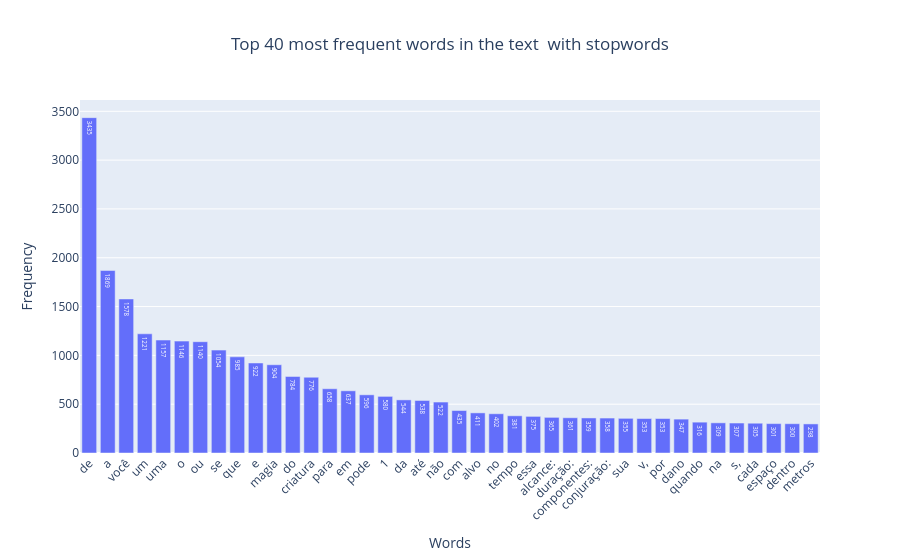

This figure's notebook cell:
### Code cell
def plot_histogram_word(text_list, n_most_common=30, sufix=""):
    words = [word for txt in text_list for word in txt.split()]

    word_counts = Counter(words)

    top_words = dict(word_counts.most_common(n_most_common))

    fig = go.Figure(
        [
            go.Bar(
                x=list(top_words.keys()),
                y=list(top_words.values()),
                text=list(top_words.values()),
                textposition="auto",
            )
        ]
    )
    fig.update_layout(
        title_text=f"Top {n_most_common} most frequent words in the text {sufix}",
        title_x=0.5,
        xaxis_title="Words",
        yaxis_title="Frequency",
        xaxis_tickangle=-45,
    )
    fig.show()

plot_histogram_word(test_cleaned, 40, " with stopwords ")

### Figure 1 — Plotly figure (JSON) as saved in the notebook; plotly's stock layout.template omitted (floating-point values rounded to 4 significant figures)
{"data": [{"text": ["3435", "1869", "1578", "1221", "1157", "1146", "1140", "1054", "985", "922", "904", "784", "776", "658", "637", "596", "580", "544", "538", "522", "435", "411", "402", "381", "375", "365", "361", "359", "358", "355", "353", "353", "347", "316", "309", "307", "305", "301", "300", "298"], "textposition": "auto", "type": "bar", "x": ["de", "a", "você", "um", "uma", "o", "ou", "se", "que", "e", "magia", "do", "criatura", "para", "em", "pode", "1", "da", "até", "não", "com", "alvo", "no", "tempo", "essa", "alcance:", "duração:", "componentes:", "conjuração:", "sua", "v,", "por", "dano", "quando", "na", "s,", "cada", "espaço", "dentro", "metros"], "y": [3435, 1869, 1578, 1221, 1157, 1146, 1140, 1054, 985, 922, 904, 784, 776, 658, 637, 596, 580, 544, 538, 522, 435, 411, 402, 381, 375, 365, 361, 359, 358, 355, 353, 353, 347, 316, 309, 307, 305, 301, 300, 298]}], "layout": {"title": {"text": "Top 40 most frequent words in the text  with stopwords ", "x": 0.5}, "xaxis": {"tickangle": -45, "title": {"text": "Words"}}, "yaxis": {"title": {"text": "Frequency"}}}}
